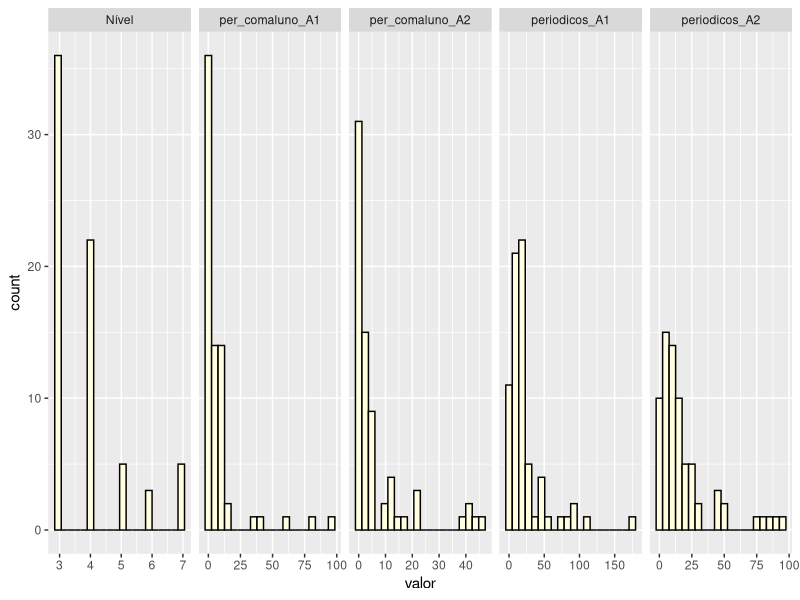
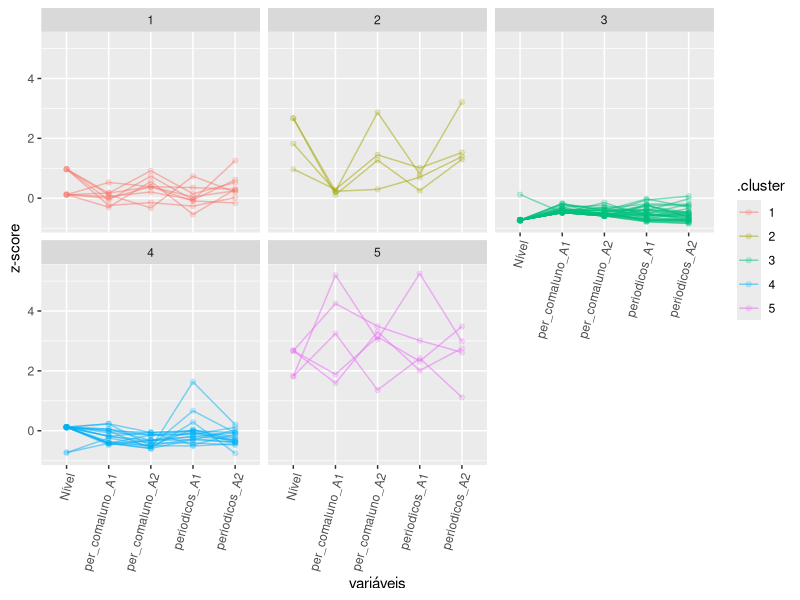
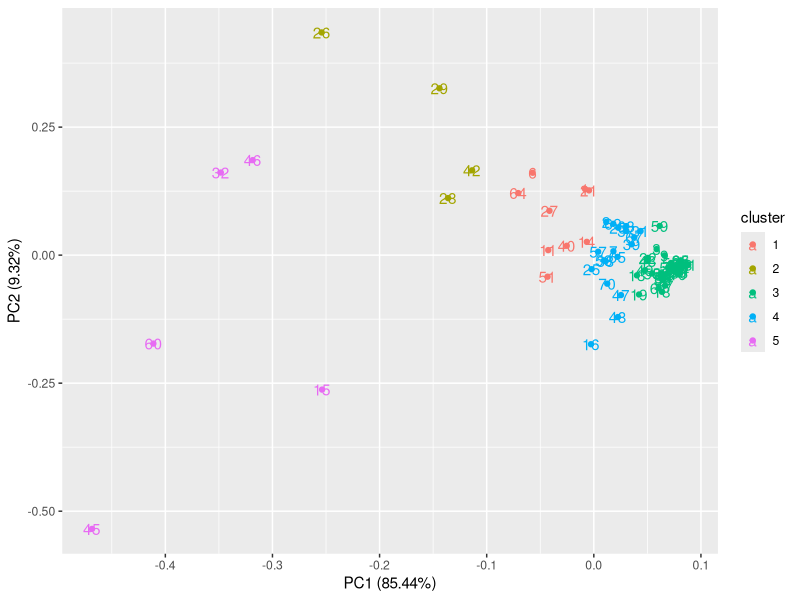
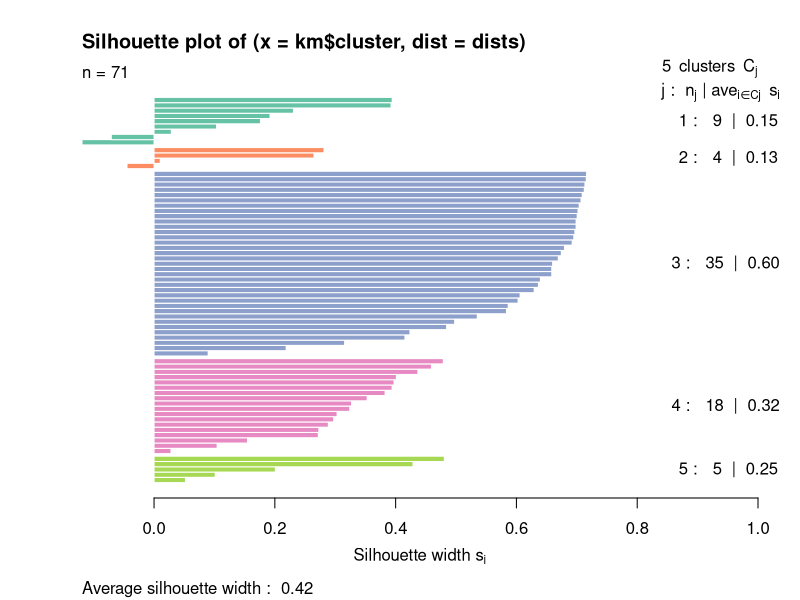
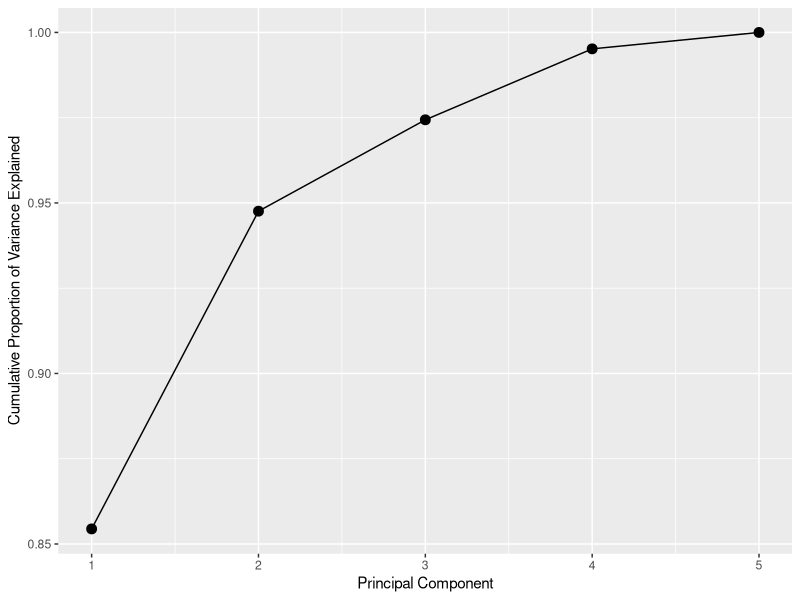
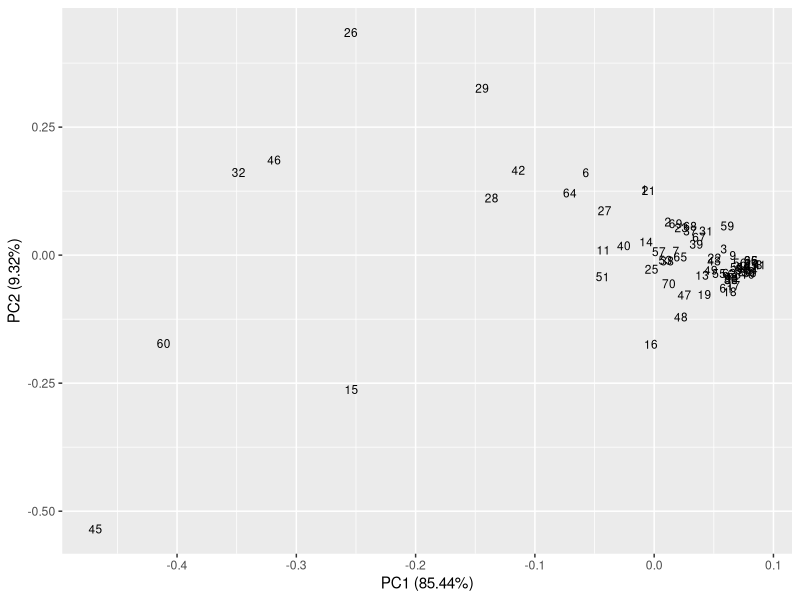
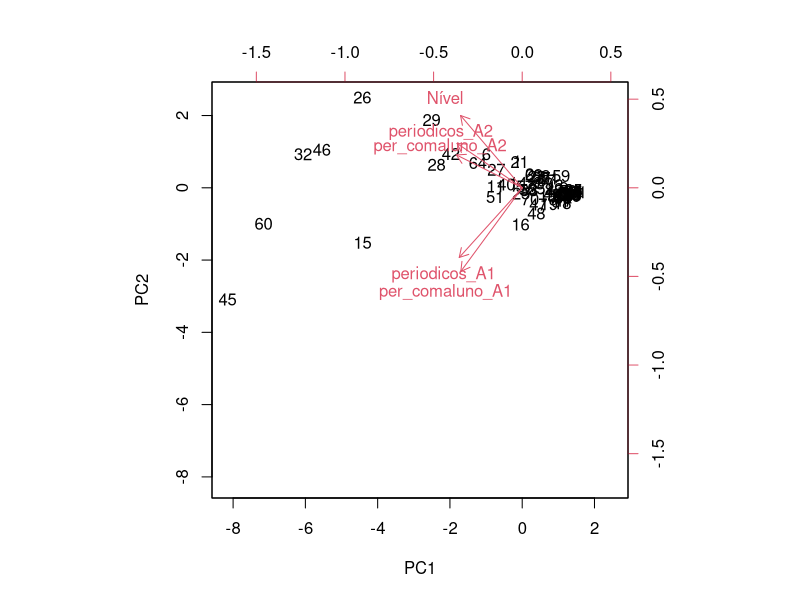
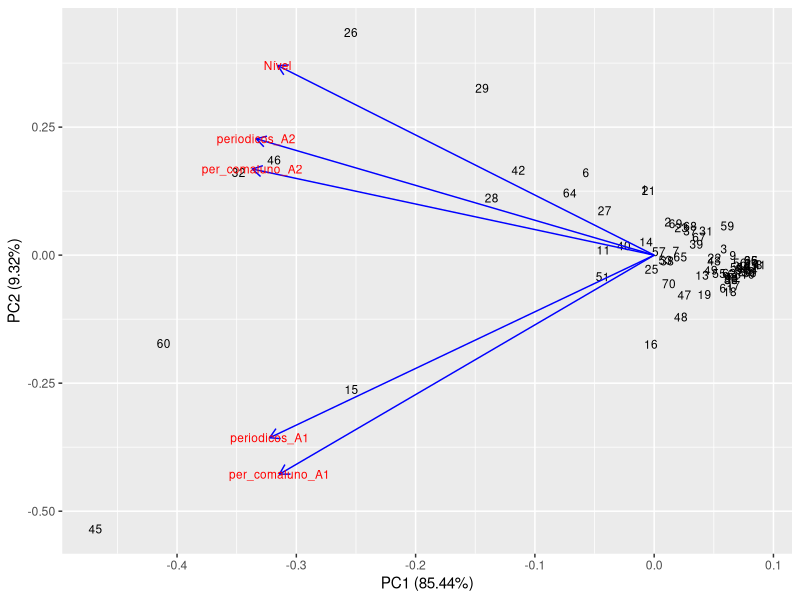

Write the R code that produced these figures, in order.
## ---- chunk 1
require(GGally, quietly = TRUE)
require(reshape2, quietly = TRUE)
require(tidyverse, quietly = TRUE, warn.conflicts = FALSE)
library(ggfortify)
library(cluster)
library(ggdendro)
library(broom)
library(knitr)

dados_capes = read_csv("dados/capes-cacc.csv")

formata_label = function(l){
  # existem funções para formatar com , sendo milhar e . sendo decimal (scales::comma)
  # mas em pt_br é o contrário. essa função serve para isso
  format(l, big.mark = ".", scientific = FALSE, trim = TRUE, decimal.mark = ",")
}

## ---- chunk 2
dados_capes = dados_capes %>% 
  select(Sigla, `Nível`, periodicos_A1, periodicos_A2, per_comaluno_A1, per_comaluno_A2)

dados_capes = dados_capes %>%
  filter(complete.cases(dados_capes))

dados_capes2 = dados_capes
## ---- chunk 3
dados_capes %>% 
    gather(key = "variavel", value = "valor", -Sigla) %>% 
    ggplot(aes(x = valor)) + 
    geom_histogram(fill = "lightyellow", color = "black", bins = 20) + 
    facet_grid(. ~ variavel, scales = "free_x")
## ---- chunk 4

n_clusters = 5

dados_capes.scaled = select(dados_capes, -Sigla) %>% 
  mutate_each(funs(scale))

row.names(dados_capes.scaled)  = dados_capes$Sigla

toclust = dados_capes.scaled %>% 
   rownames_to_column(var = "universidade") %>% 
   select(1:6) 

dists = toclust %>% 
    select(-universidade) %>% 
    dist()

km = toclust %>% 
    select(-universidade) %>% 
    kmeans(centers = n_clusters, nstart = 20)

km %>% 
  augment(toclust) %>% 
  gather(key = "variáveis", value = "z-score", -universidade,  -.cluster) %>% 
  ggplot(aes(x = `variáveis`, y = `z-score`, group = universidade, colour = .cluster)) + 
  geom_point(alpha = 0.2) + 
  geom_line(alpha = .5) + 
  facet_wrap(~ .cluster) +
  theme(axis.text.x = element_text(angle = 75, hjust = 1))

autoplot(km, data = dados_capes.scaled, label = TRUE)
plot(silhouette(km$cluster, dists), col = RColorBrewer::brewer.pal(n_clusters, "Set2"))

dados_capes.scaled$kmcluster = km$cluster

table(km$cluster)

km %>% 
    augment(toclust) %>% 
    select(universidade, .cluster) %>% 
    filter(.cluster == 1)

## ---- chunk 5
row.names(dados_capes) = dados_capes$Sigla

pr.out = prcomp(select(dados_capes, -Sigla), scale = TRUE) 

kable(pr.out$rotation)
## ---- chunk 6
# Porcentagem da variância explicada: 
plot_pve <- function(prout){
  pr.var <- pr.out$sdev^2
  pve <- pr.var / sum(pr.var)
  df = data.frame(x = 1:NROW(pve), y = cumsum(pve))
  ggplot(df, aes(x = x, y = y)) + 
    geom_point(size = 3) + 
    geom_line() + 
    labs(x='Principal Component', y = 'Cumulative Proportion of Variance Explained')
}

plot_pve(pr.out)
## ---- chunk 7
autoplot(pr.out, label = TRUE, label.size = 3, shape = FALSE)
## ---- chunk 8
biplot(pr.out, scale = 0)

autoplot(pr.out, label = TRUE, label.size = 3, shape = FALSE, 
         loadings = TRUE, loadings.colour = 'blue',
         loadings.label = TRUE, loadings.label.size = 3)
## ---- chunk 9
require(Rtsne)

tsne.out = Rtsne(dados_capes2, 
                 verbose = TRUE,
                 perplexity = 5)

df = as.data.frame(tsne.out$Y)
df$Sigla = dados_capes2$Sigla

ggplot(df, aes(x = V1, y = V2, label = Sigla)) + 
  geom_point(alpha = 0.8, size = 3, color = "tomato") 

ggplot(df, aes(x = V1, y = V2, label = Sigla)) + 
  geom_point(alpha = 0.2, size = 3, color = "tomato") + 
  geom_text(alpha = .7, size = 4, hjust = -.2)
